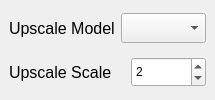
                                   <widget class="QWidget" name="generalUpscaleContainer" native="true">
                                    <layout class="QVBoxLayout" name="verticalLayout_39">
                                     <property name="spacing">
                                      <number>6</number>
                                     </property>
                                     <property name="leftMargin">
                                      <number>9</number>
                                     </property>
                                     <property name="topMargin">
                                      <number>9</number>
                                     </property>
                                     <property name="rightMargin">
                                      <number>9</number>
                                     </property>
                                     <property name="bottomMargin">
                                      <number>9</number>
                                     </property>
                                     <item>
                                      <widget class="QWidget" name="widget" native="true">
                                       <layout class="QHBoxLayout" name="horizontalLayout">
                                        <property name="leftMargin">
                                         <number>0</number>
                                        </property>
                                        <property name="topMargin">
                                         <number>0</number>
                                        </property>
                                        <property name="rightMargin">
                                         <number>0</number>
                                        </property>
                                        <property name="bottomMargin">
                                         <number>0</number>
                                        </property>
                                        <item>
                                         <widget class="QLabel" name="label_7">
                                          <property name="font">
                                           <font>
                                            <pointsize>12</pointsize>
                                           </font>
                                          </property>
                                          <property name="text">
                                           <string>Upscale Model</string>
                                          </property>
                                         </widget>
                                        </item>
                                        <item>
                                         <widget class="QComboBox" name="upscaleModelComboBox">
                                          <property name="sizePolicy">
                                           <sizepolicy hsizetype="MinimumExpanding" vsizetype="Fixed">
                                            <horstretch>0</horstretch>
                                            <verstretch>0</verstretch>
                                           </sizepolicy>
                                          </property>
                                          <property name="minimumSize">
                                           <size>
                                            <width>0</width>
                                            <height>0</height>
                                           </size>
                                          </property>
                                          <property name="maximumSize">
                                           <size>
                                            <width>250</width>
                                            <height>30</height>
                                           </size>
                                          </property>
                                         </widget>
                                        </item>
                                       </layout>
                                      </widget>
                                     </item>
                                     <item>
                                      <widget class="QWidget" name="widget_42" native="true">
                                       <layout class="QHBoxLayout" name="horizontalLayout_50">
                                        <property name="spacing">
                                         <number>6</number>
                                        </property>
                                        <property name="leftMargin">
                                         <number>0</number>
                                        </property>
                                        <property name="topMargin">
                                         <number>0</number>
                                        </property>
                                        <property name="rightMargin">
                                         <number>0</number>
                                        </property>
                                        <property name="bottomMargin">
                                         <number>0</number>
                                        </property>
                                        <item>
                                         <widget class="QLabel" name="label_72">
                                          <property name="font">
                                           <font>
                                            <pointsize>12</pointsize>
                                           </font>
                                          </property>
                                          <property name="text">
                                           <string>Upscale Scale</string>
                                          </property>
                                         </widget>
                                        </item>
                                        <item>
                                         <widget class="QLabel" name="label_73">
                                          <property name="maximumSize">
                                           <size>
                                            <width>25</width>
                                            <height>25</height>
                                           </size>
                                          </property>
                                          <property name="toolTip">
                                           <string>&lt;html&gt;&lt;head/&gt;&lt;body&gt;&lt;p&gt;&lt;span style=" font-weight:700;"&gt;Upscale Scale:&lt;/span&gt;&lt;/p&gt;&lt;p&gt;&lt;span style=" font-weight:700;"&gt;   - &lt;/span&gt;Custom output scale no matter the model. Will run AI on video frame once, and scale the image to match the multiplier. Useful for 4x models.&lt;/p&gt;&lt;/body&gt;&lt;/html&gt;</string>
                                          </property>
                                          <property name="text">
                                           <string />
                                          </property>
                                          <property name="pixmap">
                                           <pixmap resource="resources.qrc">:/icons/icons/info.svg</pixmap>
                                          </property>
                                          <property name="scaledContents">
                                           <bool>true</bool>
                                          </property>
                                         </widget>
                                        </item>
                                        <item>
                                         <widget class="QDoubleSpinBox" name="upscaleScaleSpinBox">
                                          <property name="sizePolicy">
                                           <sizepolicy hsizetype="Minimum" vsizetype="Minimum">
                                            <horstretch>0</horstretch>
                                            <verstretch>0</verstretch>
                                           </sizepolicy>
                                          </property>
                                          <property name="minimumSize">
                                           <size>
                                            <width>75</width>
                                            <height>30</height>
                                           </size>
                                          </property>
                                          <property name="maximumSize">
                                           <size>
                                            <width>75</width>
                                            <height>30</height>
                                           </size>
                                          </property>
                                          <property name="buttonSymbols">
                                           <enum>QAbstractSpinBox::ButtonSymbols::UpDownArrows</enum>
                                          </property>
                                          <property name="decimals">
                                           <number>0</number>
                                          </property>
                                          <property name="minimum">
                                           <double>1.000000000000000</double>
                                          </property>
                                          <property name="maximum">
                                           <double>4.000000000000000</double>
                                          </property>
                                          <property name="value">
                                           <double>2.000000000000000</double>
                                          </property>
                                         </widget>
                                        </item>
                                       </layout>
                                      </widget>
                                     </item>
                                    </layout>
                                   </widget>
